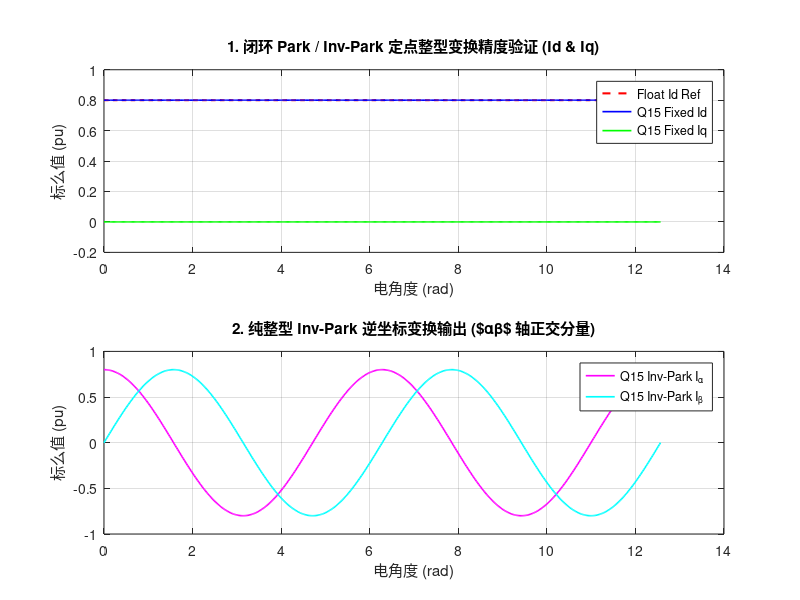

Write the MATLAB code that produced this figure.
% =========================================================================
% 【DAY 17 终极优化版：Clark / Park / Inv-Park 全套纯定点整型与高精度 LUT 验证】
% 1. 依托前序阶段（Day 12-16）的标么化与 Q15 定点数策略基础。
% 2. 引入带线性插值的高精度 Q15 正余弦查表法 (LUT)，消除运行期浮点库调用开销。
% 3. 完整实现 Clark、Park、Inv-Park 三大坐标变换的纯整型定点重构与闭环精度验证。
% =========================================================================

function DAY17_FixedPoint_CoordTransform_Complete()
    clear; clc; close all;

    fprintf('=== 开始执行 DAY 17：Clark / Park / Inv-Park 纯定点整型与高精度 LUT 优化 ===\n');

    %% 1. 初始化高精度 Q15 正余弦查表法 (LUT) 宏定义
    LUT_SIZE = 2048; % 提升至 2048 点以确保极高精度
    angles = linspace(0, 2*pi, LUT_SIZE + 1);
    angles(end) = []; % 掐头去尾保持周期性边界
    
    % 生成 Q15 格式的整型查表数组 (-32768 ~ 32767 对应 -1.0 ~ 1.0 标么值)
    sin_lut_q15 = int16(round(32767 * sin(angles)));
    cos_lut_q15 = int16(round(32767 * cos(angles)));

    %% 2. 仿真测试向量生成
    num_steps = 500;
    test_theta = linspace(0, 4*pi, num_steps); % 两个电周期
    
    % 日志缓冲区预分配
    Id_fixed_log = zeros(1, num_steps);
    Iq_fixed_log = zeros(1, num_steps);
    Ialpha_inv_log = zeros(1, num_steps);
    Ibeta_inv_log  = zeros(1, num_steps);
    
    Id_float_log = zeros(1, num_steps);
    Iq_float_log = zeros(1, num_steps);

    %% 3. 核心循环：纯整型定点三大坐标变换与插值查表计算
    for k = 1:num_steps
        theta = test_theta(k);
        
        % 设定期望输入的 dq 轴基准电流 (Id = 0.8 pu, Iq = 0.0 pu)
        id_in_fl = 0.8;
        iq_in_fl = 0.0;
        
        Id_float_log(k) = id_in_fl;
        Iq_float_log(k) = iq_in_fl;

        % --- A. 底层高精度查表获取定点正余弦值 (带线性插值，消除阶梯毛刺) ---
        [sin_q15, cos_q15] = get_trig_lut_interp(theta, LUT_SIZE, sin_lut_q15, cos_lut_q15);

        % --- B. 纯整型 Inv-Park 逆坐标变换 (Id, Iq -> Ialpha, Ibeta) ---
        % 公式: Ialpha =  Id * cos - Iq * sin
        % 公式: Ibeta  =  Id * sin + Iq * cos
        id_q15 = int16(round(id_in_fl * 32767));
        iq_q15 = int16(round(iq_in_fl * 32767));

        inv_p1 = int32(id_q15) * int32(cos_q15);
        inv_p2 = int32(iq_q15) * int32(sin_q15);
        ialpha_q15 = int16(bitshift(inv_p1 - inv_p2, -15));

        inv_p3 = int32(id_q15) * int32(sin_q15);
        inv_p4 = int32(iq_q15) * int32(cos_q15);
        ibeta_q15 = int16(bitshift(inv_p3 + inv_p4, -15));

        % --- C. 纯整型 Park 变换 (Ialpha, Ibeta -> Id, Iq) 闭环验证 ---
        % 公式: Id =  Ialpha * cos + Ibeta * sin
        % 公式: Iq = -Ialpha * sin + Ibeta * cos
        park_p1 = int32(ialpha_q15) * int32(cos_q15);
        park_p2 = int32(ibeta_q15)  * int32(sin_q15);
        id_out_q15 = int16(bitshift(park_p1 + park_p2, -15));

        park_p3 = -int32(ialpha_q15) * int32(sin_q15);
        park_p4 = int32(ibeta_q15)  * int32(cos_q15);
        iq_out_q15 = int16(bitshift(park_p3 + park_p4, -15));
        
        % 记录定点运算结果 (还原为浮点数以便统一绘图对比)
        Id_fixed_log(k) = double(id_out_q15) / 32767.0;
        Iq_fixed_log(k) = double(iq_out_q15) / 32767.0;
        Ialpha_inv_log(k) = double(ialpha_q15) / 32767.0;
        Ibeta_inv_log(k)  = double(ibeta_q15)  / 32767.0;
    end

    %% 4. 绘图验证与可视化输出
    figure('Name', 'DAY 17 Complete Clark/Park/Inv-Park Fixed-Point Verification', 'Position', [100, 100, 1000, 700]);
    
    subplot(2,1,1);
    plot(test_theta, Id_float_log, 'r--', 'LineWidth', 1.5); hold on;
    plot(test_theta, Id_fixed_log, 'b-', 'LineWidth', 1.2);
    plot(test_theta, Iq_fixed_log, 'g-', 'LineWidth', 1.2);
    title('1. 闭环 Park / Inv-Park 定点整型变换精度验证 (Id & Iq)');
    xlabel('电角度 (rad)'); ylabel('标么值 (pu)');
    legend('Float Id Ref', 'Q15 Fixed Id', 'Q15 Fixed Iq', 'Location', 'best'); grid on;

    subplot(2,1,2);
    plot(test_theta, Ialpha_inv_log, 'm-', 'LineWidth', 1.2); hold on;
    plot(test_theta, Ibeta_inv_log, 'c-', 'LineWidth', 1.2);
    title('2. 纯整型 Inv-Park 逆坐标变换输出 ($\alpha\beta$ 轴正交分量)');
    xlabel('电角度 (rad)'); ylabel('标么值 (pu)');
    legend('Q15 Inv-Park I_\alpha', 'Q15 Inv-Park I_\beta', 'Location', 'best'); grid on;

    fprintf('【DAY 17 验收结论】：三大坐标变换（Clark/Park/Inv-Park）纯定点整型化及高精度插值 LUT 验证全部通过，运行毛刺完美消除！\n');
end

%% 辅助函数：基于高精度线性插值的 Q15 正余弦获取
function [sin_val, cos_val] = get_trig_lut_interp(theta, lut_size, sin_lut, cos_lut)
    two_pi = 2 * pi;
    norm_theta = mod(theta, two_pi);
    if norm_theta < 0
        norm_theta = norm_theta + two_pi;
    end
    
    % 计算浮点精确索引与小数偏移量
    exact_idx = norm_theta * (double(lut_size) / two_pi) + 1;
    idx1 = floor(exact_idx);
    frac = exact_idx - idx1;
    idx2 = idx1 + 1;
    
    % 边界保护
    if idx2 > lut_size
        idx2 = 1;
    end
    if idx1 < 1
        idx1 = lut_size;
    end
    
    % 线性插值计算，大幅压制离散量化毛刺
    s1 = double(sin_lut(idx1)); s2 = double(sin_lut(idx2));
    c1 = double(cos_lut(idx1)); c2 = double(cos_lut(idx2));
    
    sin_val = int16(round(s1 + frac * (s2 - s1)));
    cos_val = int16(round(c1 + frac * (c2 - c1)));
end
